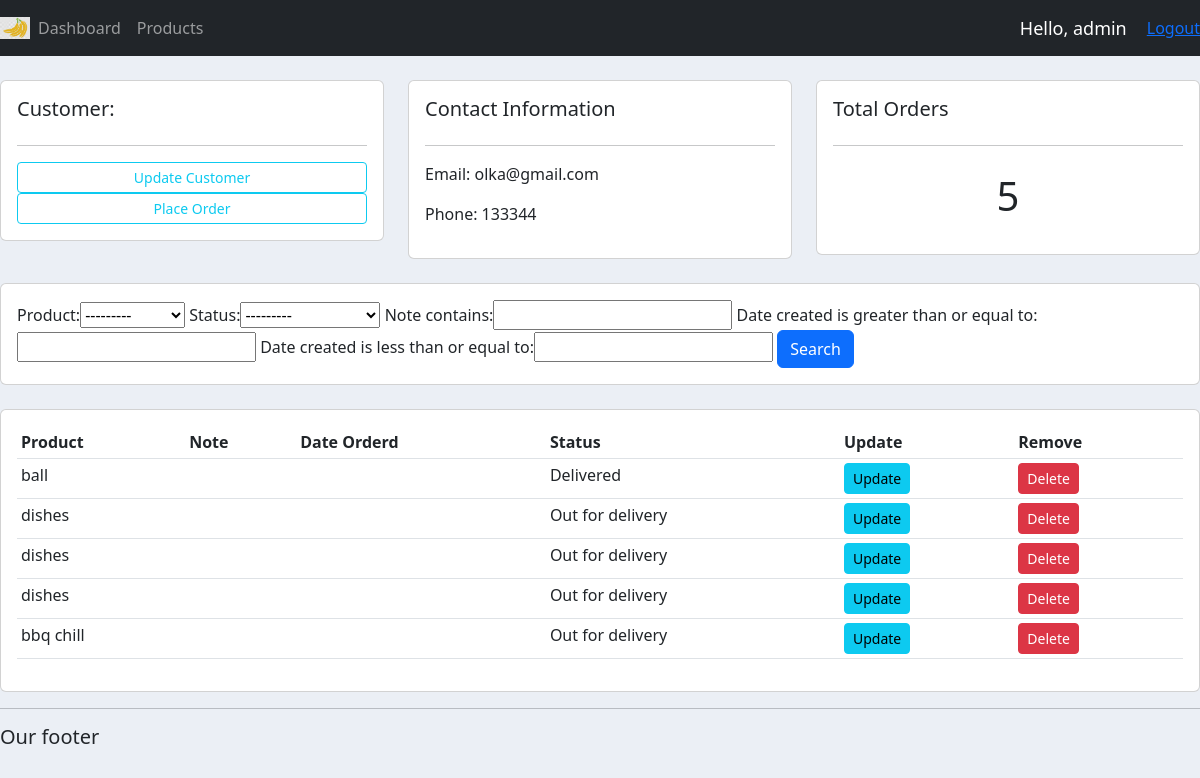
Page /customer/2 (signed in) on the earlier database version.
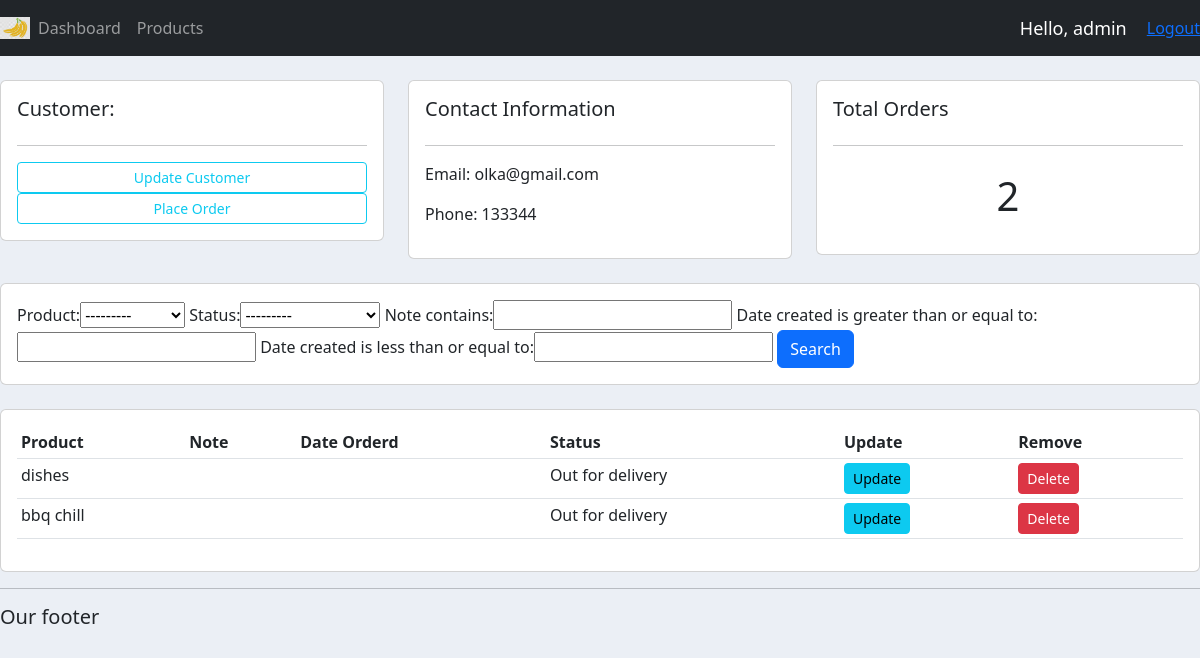
Same page on the later database version.
### accounts/models.py (models this page shows, shortened)
class Order(models.Model):
	STATUS=(
		('Pending','Pending'),
		('Out for delivery', 'Out for delivery'),
		('Delivered','Delivered'),
		)
	customer=models.ForeignKey(Customer, null=True, on_delete=models.SET_NULL)
	product=models.ForeignKey(Product, null=True, on_delete=models.SET_NULL)
	date_created=models.DateTimeField(default=now, null=True)
	status=models.CharField(max_length=200, null=True, choices=STATUS)
	note=models.CharField(max_length=200, null=True)

class Product(models.Model):
	CATEGORY=(
		('Indoor','Indoor'),
		('Outdoor','Outdoor'),
		)
	name=models.CharField(max_length=200, null=True)
	price=models.FloatField(null=True)
	category=models.CharField(max_length=200, null=True, choices=CATEGORY)
	description=models.CharField(max_length=200, null=True, blank=True)
	date_created=models.DateTimeField(default=now,null=True)
	tags=models.ManyToManyField(Tag)
	def __str__(self):
		return self.name

### accounts/views.py (the view)
# urls.py: path('customer/<int:pk>', views.customer, name="customer"),
@login_required(login_url="login")
def customer(request,pk):
    customer=Customer.objects.get(id=pk)
    orders=customer.order_set.all()
    orders_count=orders.count()
    myFilter=OrderFilter(request.GET,queryset=orders)
    orders=myFilter.qs
    context={'customer':customer,'orders':orders,'orders_count':orders_count,'myFilter':myFilter}
    return render(request,'accounts/customer.html',context)

### accounts/templates/accounts/customer.html
{%  extends 'accounts/main.html' %}
{% block content %}
	<br>
<div class="row">
	<div class="col-md">
		<div class="card card-body">
			<h5>Customer:</h5>
			<hr>
			<a class="btn btn-outline-info  btn-sm btn-block" href="">Update Customer</a>
			<a class="btn btn-outline-info  btn-sm btn-block" href="{% url 'create_order' customer.id %}">Place Order</a>
		</div>
	</div>
	<div class="col-md">
		<div class="card card-body">
			<h5>Contact Information</h5>
			<hr>
			<p>Email: {{customer.email}}</p>
			<p>Phone: {{customer.phone}}</p>
		</div>
	</div>
	<div class="col-md">
		<div class="card card-body">
			<h5>Total Orders</h5>
			<hr>
			<h1 style="text-align: center;padding: 10px">{{orders.count}}</h1>
		</div>
	</div>
</div>
<br>
<div class="row">
	<div class="col">
		<div class="card card-body">
			<form method="get">
				{{myFilter.form}}
		    <button class="btn btn-primary" type="submit">Search</button>
		  </form>
		</div>
	</div>
</div>
<br>
<div class="row">
	<div class="col-md">
		<div class="card card-body">
			<table class="table table-sm">
				<tr>
					<th>Product</th>
					<th>Note</th>
					<th>Date Orderd</th>
					<th>Status</th>
					<th>Update</th>
					<th>Remove</th>
				</tr>
				    {% for order in orders %}
					<tr>
						<td>{{order.product}}</td>
						<td>{{order.product.note}}</td>
						<td>{{order.product.created}}</td>
						<td>{{order.status}}</td>
						<td><a class="btn btn-sm btn-info" href="{% url 'update_order' order.id %}">Update</a></td>
						<td><a class="btn btn-sm btn-danger" href="{% url 'delete_order' order.id %}">Delete</a></td>
				   </tr>
                  {% endfor %}
			</table>
		</div>
	</div>
</div>
{% endblock %}

Differences in the rows shown:
removed Order: product "ball", status "Delivered"
removed Order: product "dishes", status "Out for delivery"
removed Order: product "dishes", status "Out for delivery"
Other differences:
{{ orders.count }}: "5" → "2"
